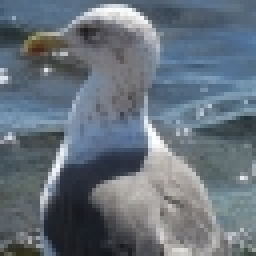
#> input picture MULTI/Lab4/Lab4_Image/img_q4/bird/10_64.jpg, 64 x 64 px (shown 4 times larger); its folder holds only this picture in this run
$ jupyter execute --allow-errors Multi_Lab4.ipynb
#> lines starting #> are read from the running program, lines starting #| are printed output that depends on the picture
#Multimedia
##Atividade 4: Análise de Imagens (Processos)

**Alunos:**

Arthur Labaki - 11821BCC017

Vinnicius Pereira - 11821BCC046

[cell 1]
# acesso ao google drive para importar imagens, áudio e dados
from google.colab import drive;
drive.mount('/content/gdrive/');

[cell 2]
#imports
import numpy as np
import cv2 as cv
import matplotlib.pyplot as plt
import colorsys
from sklearn.metrics import mean_squared_error
from skimage import data
from PIL import Image
import math
import time
from os import listdir, path
import glob
from IPython.utils import path

##**Exercicio 1**

##**Exercicio 2**

[cell 3]
# Carrega a imagem
img = cv.imread('/content/gdrive/MyDrive/Multimidia/Lab4/img_geral/e16.jpg', 0)
#> (the rest of this cell did not finish here and is left out)

É possivel analisar que esse método leva em consideração os detalhes da imagem, diferente do primeiro que apenas define um limiar e usa para a imagem inteira. Com isso, a limiarização adaptativa é superior à global em relação a quantidade de detalhes.

##**Exercicio 3**

##**Exercicio 4**

[cell 4]
# define 1 para vizinhos que tem valores maiores ou iguais ao valor do centro
def get_pixel(img, center, x, y):
    new_value = 0
    try:
        if img[x][y] >= center:
            new_value = 1
    except:
        pass
    return new_value

# Função para calcular operadores binários locais
def lbp_calculated_pixel(img, x, y):
    center = img[x][y]
    val_ar = []
    #Como P = 8, então tem 8 direções
    # cima Esquerda
    val_ar.append(get_pixel(img, center, x-1, y-1))
    # Cima
    val_ar.append(get_pixel(img, center, x-1, y))
    # Cima Direita
    val_ar.append(get_pixel(img, center, x-1, y + 1))
    # Direita
    val_ar.append(get_pixel(img, center, x, y + 1))
    # Baixo Direita
    val_ar.append(get_pixel(img, center, x + 1, y + 1))
    # Baixo
    val_ar.append(get_pixel(img, center, x + 1, y))
    # Baixo Esquerda
    val_ar.append(get_pixel(img, center, x + 1, y-1))
    # Esquerda
    val_ar.append(get_pixel(img, center, x, y-1))

    # Converter binário para decimal
    power_val = [1, 2, 4, 8, 16, 32, 64, 128]
    val = 0
    for i in range(len(val_ar)):
        val += val_ar[i] * power_val[i]
    return val

#Função para mostrar imagens
def fazer (path):
  images = [cv.imread(file, 1) for file in glob.glob(path)]
#> images = 1 item

  for img_bgr in images:
    height, width, _ = img_bgr.shape

    # Converte imagem para cinza
    img_gray = cv.cvtColor(img_bgr,
                            cv.COLOR_BGR2GRAY)

    # Cria array do mesmo tamanho que a imagem
    img_lbp = np.zeros((height, width),
                      np.uint8)
    for i in range(0, height):
        for j in range(0, width):
            img_lbp[i, j] = lbp_calculated_pixel(img_gray, i, j)

    # Plota imagens
    plt.title("Imagem Original")
    plt.imshow(img_bgr)
    plt.show()
    plt.title("Imagem LBP")
    plt.imshow(img_lbp, cmap ="gray")
    plt.show()
    print("\n")
#> this loop made 1 pass
#> (height, width) on pass 1: (64, 64)
#> pass 1, in fazer, `img_gray = cv.cvtColor(img_bgr, cv.COLOR_BGR2GRAY)`:
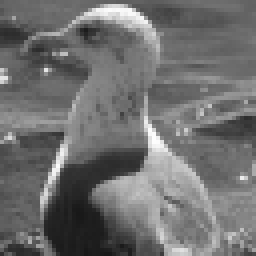
#> img_gray: shape (64, 64) (shown 4 times larger); min 24, max 253, mean 111.1
#> after the loop:
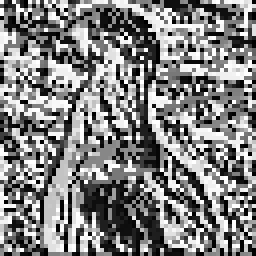
#> img_lbp: shape (64, 64) (shown 4 times larger); min 0, max 255, mean 128.9

print("\n Classe Bird:\n")
fazer ('/content/gdrive/MyDrive/Multimidia/Lab4/img_q4/bird/*.jpg')
#> (the call stopped at in fazer, `plt.title("Imagem Original")`: IPython is not available in this run)
print("\n\n Classe Dog:\n")
fazer ('/content/gdrive/MyDrive/Multimidia/Lab4/img_q4/dog/*.jpg')

$ run again, on MULTI/Lab4/Lab4_Image/img_q4/bird/20_64.jpg
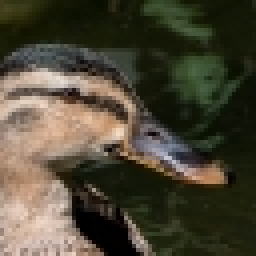
#> input picture MULTI/Lab4/Lab4_Image/img_q4/bird/20_64.jpg, 64 x 64 px (shown 4 times larger)
#> images = 1 item
#> the loop in fazer, `for img_bgr in images:` made 1 pass
#> (height, width) on pass 1: (64, 64)
#> pass 1, in fazer, `img_gray = cv.cvtColor(img_bgr, cv.COLOR_BGR2GRAY)`:
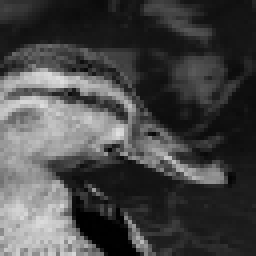
#> img_gray: shape (64, 64) (shown 4 times larger); min 0, max 224, mean 70.6
#> after the loop in fazer, `for img_bgr in images:`:
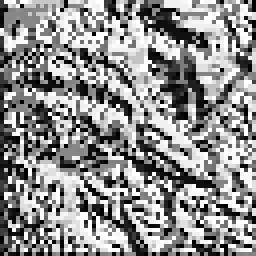
#> img_lbp: shape (64, 64) (shown 4 times larger); min 0, max 255, mean 142.7

$ run again, on MULTI/Lab4/Lab4_Image/img_q4/bird/26_64.jpg
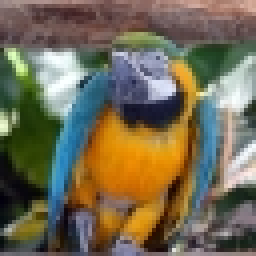
#> input picture MULTI/Lab4/Lab4_Image/img_q4/bird/26_64.jpg, 64 x 64 px (shown 4 times larger)
#> images = 1 item
#> the loop in fazer, `for img_bgr in images:` made 1 pass
#> (height, width) on pass 1: (64, 64)
#> pass 1, in fazer, `img_gray = cv.cvtColor(img_bgr, cv.COLOR_BGR2GRAY)`:
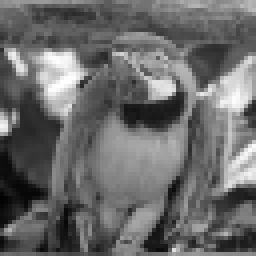
#> img_gray: shape (64, 64) (shown 4 times larger); min 2, max 254, mean 106.2
#> after the loop in fazer, `for img_bgr in images:`:
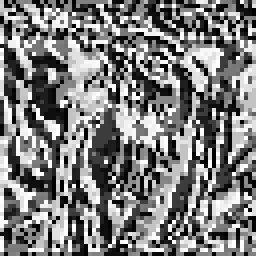
#> img_lbp: shape (64, 64) (shown 4 times larger); min 0, max 255, mean 124.6

$ run again, on MULTI/Lab4/Lab4_Image/img_q4/bird/2_64.jpg
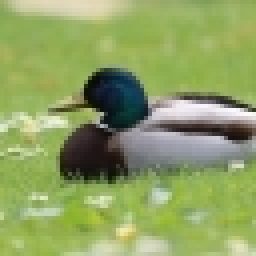
#> input picture MULTI/Lab4/Lab4_Image/img_q4/bird/2_64.jpg, 64 x 64 px (shown 4 times larger)
#> images = 1 item
#> the loop in fazer, `for img_bgr in images:` made 1 pass
#> (height, width) on pass 1: (64, 64)
#> pass 1, in fazer, `img_gray = cv.cvtColor(img_bgr, cv.COLOR_BGR2GRAY)`:
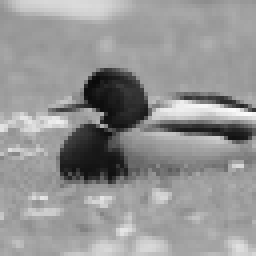
#> img_gray: shape (64, 64) (shown 4 times larger); min 10, max 250, mean 148.5
#> after the loop in fazer, `for img_bgr in images:`:
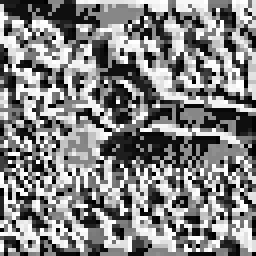
#> img_lbp: shape (64, 64) (shown 4 times larger); min 0, max 255, mean 131

$ run again, on MULTI/Lab4/Lab4_Image/img_q4/bird/11_64.jpg
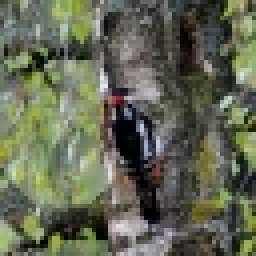
#> input picture MULTI/Lab4/Lab4_Image/img_q4/bird/11_64.jpg, 64 x 64 px (shown 4 times larger)
#> images = 1 item
#> the loop in fazer, `for img_bgr in images:` made 1 pass
#> (height, width) on pass 1: (64, 64)
#> pass 1, in fazer, `img_gray = cv.cvtColor(img_bgr, cv.COLOR_BGR2GRAY)`:
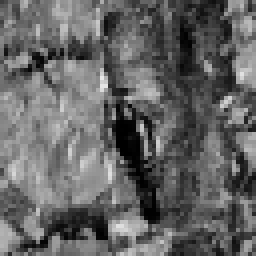
#> img_gray: shape (64, 64) (shown 4 times larger); min 0, max 232, mean 100.1
#> after the loop in fazer, `for img_bgr in images:`:
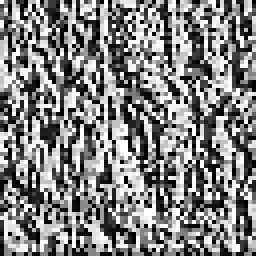
#> img_lbp: shape (64, 64) (shown 4 times larger); min 0, max 255, mean 130
